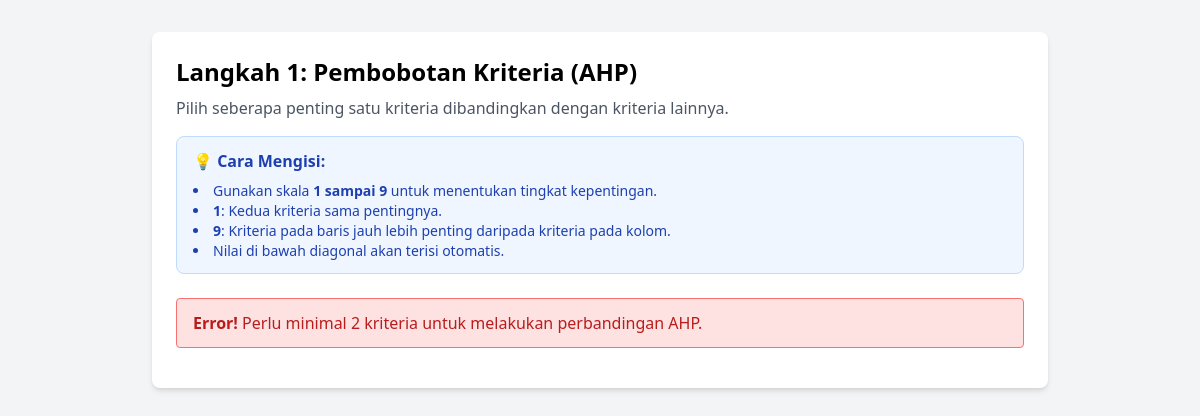
Before: /ahp/ with the older database file.
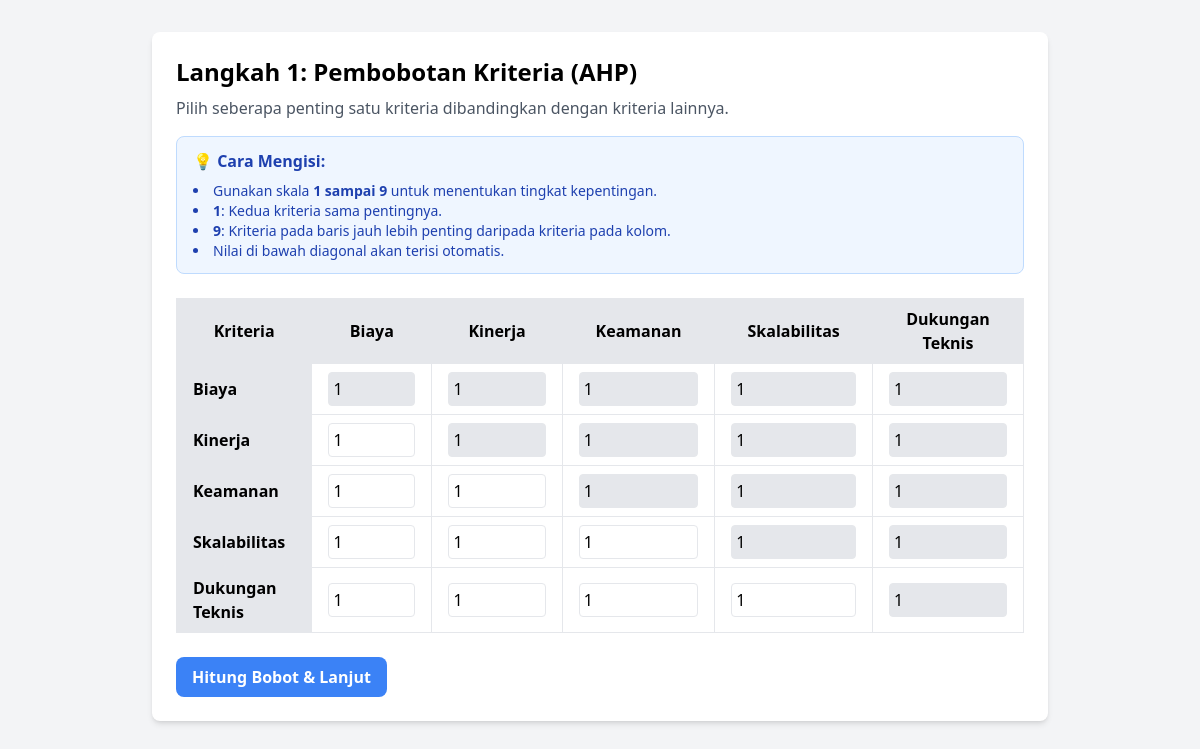
After: the same page with the newer database file.
### dss/models.py (models this page shows, shortened)
class Kriteria(models.Model):
    class Atribut(models.TextChoices):
        BENEFIT = 'benefit', 'Benefit'
        COST = 'cost', 'Cost'
    nama_kriteria = models.CharField(max_length=100, help_text="Nama kriteria (e.g., Biaya, Kinerja)")
    atribut = models.CharField(max_length=10, choices=Atribut.choices, help_text="Tipe kriteria: 'benefit' atau 'cost'")
    bobot = models.FloatField(default=0.0, help_text="Bobot kriteria hasil dari perhitungan AHP")
    class Meta:
        verbose_name_plural = "Daftar Kriteria"

### dss/views.py (the view, shortened to what this page needs)
# urls.py: path('ahp/', views.ahp_view, name='ahp_matrix'),
def ahp_view(request: HttpRequest) -> HttpResponse:
    kriteria_list = Kriteria.objects.all()
    n = kriteria_list.count()
    context = {'kriteria_list': kriteria_list}
    if n < 2:
        context['error_message'] = "Perlu minimal 2 kriteria untuk melakukan perbandingan AHP."
        return render(request, 'dss/ahp_matrix.html', context)
    return render(request, 'dss/ahp_matrix.html', context)

### dss/templates/dss/ahp_matrix.html (shortened to what this page needs)
<!DOCTYPE html>
<html lang="en">
<head>
    <script src="https://cdn.tailwindcss.com"></script>
</head>
<body class="bg-gray-100 p-8">
    <div class="max-w-4xl mx-auto bg-white p-6 rounded-lg shadow-md">
        <h1 class="text-2xl font-bold mb-2">Langkah 1: Pembobotan Kriteria (AHP)</h1>
        <p class="mb-4 text-gray-600">Pilih seberapa penting satu kriteria dibandingkan dengan kriteria lainnya.</p>
        <div class="bg-blue-50 border border-blue-200 text-blue-800 px-4 py-3 rounded-lg relative mb-6" role="alert">
            <h3 class="font-bold">💡 Cara Mengisi:</h3>
            <ul class="list-disc list-inside mt-2 text-sm">
                <li>Gunakan skala <strong>1 sampai 9</strong> untuk menentukan tingkat kepentingan.</li>
                <li><strong>1</strong>: Kedua kriteria sama pentingnya.</li>
                <li><strong>9</strong>: Kriteria pada baris jauh lebih penting daripada kriteria pada kolom.</li>
                <li>Nilai di bawah diagonal akan terisi otomatis.</li>
            </ul>
        </div>
        {% if error_message %}
            <div class="bg-red-100 border border-red-400 text-red-700 px-4 py-3 rounded relative mb-4" role="alert">
                <strong class="font-bold">Error!</strong>
                <span class="block sm:inline">{{ error_message }}</span>
            </div>
        {% endif %}
        {% if kriteria_list and kriteria_list|length >= 2 %}
        <form method="post" id="ahp-form">
            <div class="overflow-x-auto">
                <table class="min-w-full bg-white border">
                    <thead class="bg-gray-200">
                        <tr>
                            <th class="py-2 px-4 border">Kriteria</th>
                            {% for kriteria in kriteria_list %}
                                <th class="py-2 px-4 border">{{ kriteria.nama_kriteria }}</th>
                            {% endfor %}
                        </tr>
                    </thead>
                    <tbody>
                        {% for row_kriteria in kriteria_list %}
                        <tr>
                            <td class="py-2 px-4 border font-semibold bg-gray-200">{{ row_kriteria.nama_kriteria }}</td>
                            {% for col_kriteria in kriteria_list %}
                                <td class="py-2 px-4 border">
                                    {% if forloop.counter0 == forloop.parentloop.counter0 %}
                                        <input type="number" value="1" class="w-full p-1 border rounded bg-gray-200" readonly>
                                    {% elif forloop.counter0 < forloop.parentloop.counter0 %}
                                        <input type="number" step="any" value="1" id="matrix_{{ forloop.parentloop.counter0 }}_{{ forloop.counter0 }}" name="matrix_{{ forloop.parentloop.counter0 }}_{{ forloop.counter0 }}" class="w-full p-1 border rounded" oninput="updateReciprocal(this)" min="1" max="9">
                                    {% else %}
                                        <input type="number" value="1" id="matrix_{{ forloop.parentloop.counter0 }}_{{ forloop.counter0 }}" class="w-full p-1 border rounded bg-gray-200" readonly>
                                    {% endif %}
                                </td>
                            {% endfor %}
                        </tr>
                        {% endfor %}
                    </tbody>
                </table>
            </div>
            <button type="submit" id="submit-button" class="mt-6 bg-blue-500 hover:bg-blue-700 text-white font-bold py-2 px-4 rounded-lg transition duration-300">
                Hitung Bobot & Lanjut
            </button>
        </form>
        {% endif %}
    </div>
</body>
</html>

Changed rows visible on the page:
added Kriteria: nama_kriteria "Biaya"
added Kriteria: nama_kriteria "Kinerja"
added Kriteria: nama_kriteria "Keamanan"
added Kriteria: nama_kriteria "Skalabilitas"
added Kriteria: nama_kriteria "Dukungan Teknis"
Other visible differences:
{{ error_message }}: "Perlu minimal 2 kriteria untuk melakukan perbandingan AHP." → (not shown)
text no longer shown: "Error!"
text now shown: "Kriteria Hitung Bobot & Lanjut"
